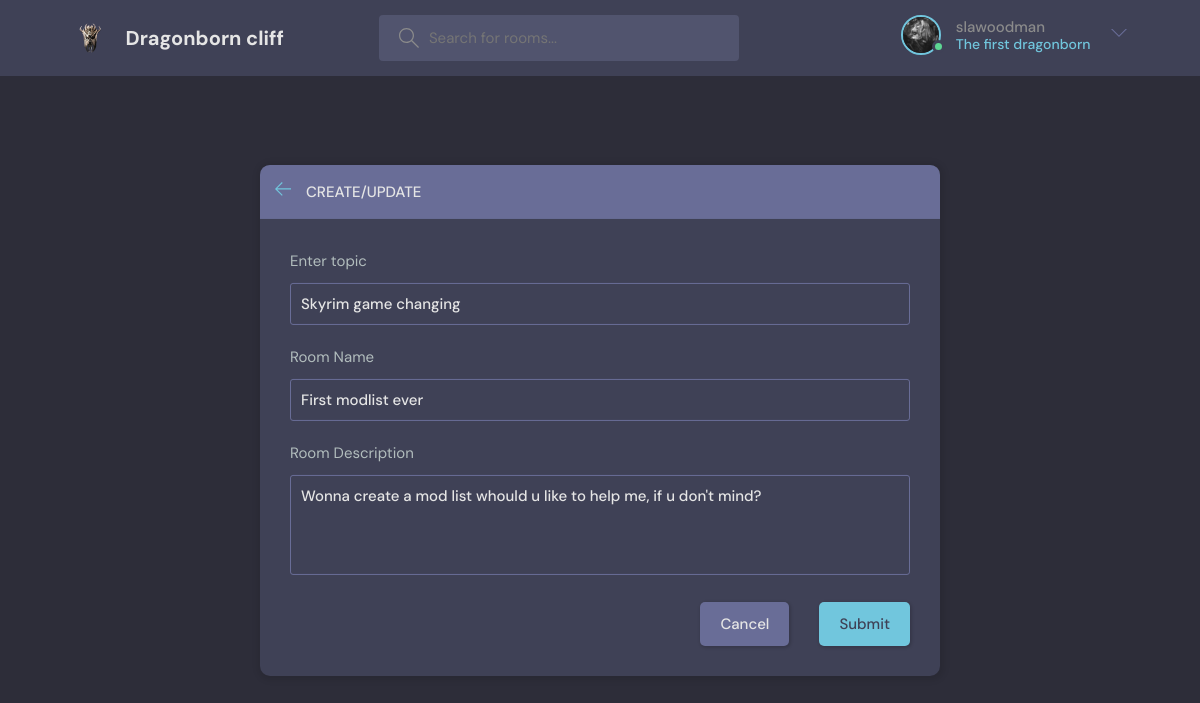
The app's page /update-room/1/ (signed in) with its own data.
### base/models.py (models this page shows, shortened)
class User(AbstractUser):
    name = models.CharField(max_length=200, null=True)
    email = models.EmailField(unique=True, null=True)
    bio = models.TextField(null=True)
    avatar = models.ImageField(null=True, default='avatar.svg')
    USERNAME_FIELD = 'email'
    REQUIRED_FIELDS = []

class Room(models.Model):
    host = models.ForeignKey(User, on_delete=models.SET_NULL, null=True)
    topic = models.ForeignKey(Topic, on_delete=models.SET_NULL, null=True)
    name = models.CharField(max_length=200)
    describe = models.TextField(null=True, blank=True)
    participants = models.ManyToManyField(User, related_name='participants', blank=True)
    update = models.DateTimeField(auto_now=True)
    create = models.DateTimeField(auto_now_add=True)
    class Meta:
        ordering = ['-update', '-create']

class Topic(models.Model):
    name = models.CharField(max_length=200)

### base/views.py (the view, shortened to what this page needs)
# urls.py: path('update-room/<str:pk>/', views.update_room, name='update-room'),
@login_required(login_url = 'login')
def update_room(request, pk):
    room = Room.objects.get(id=pk)
    form = RoomForm(instance=room)
    topics = Topic.objects.all()
    if request.user != room.host:
        return HttpResponse('You are not allowe here!!!')
    context = {'form': form, 'topics':topics, 'room':room}
    return render(request, 'base/room_form.html', context)

### base/forms.py
class RoomForm(ModelForm):
    class Meta:
        model = Room
        fields = '__all__'
        exclude = ['host','participants']

### base/templates/base/room_form.html (shortened to what this page needs)
{% extends 'main.html' %}
{% block content %}
  <main class="create-room layout">
    <div class="container">
      <div class="layout__box">
        <div class="layout__boxHeader">
          <div class="layout__boxTitle">
            <a href="{% url 'home' %}}">
              <svg version="1.1" xmlns="http://www.w3.org/2000/svg" width="32" height="32" viewBox="0 0 32 32">
                <title>arrow-left</title>
                <path
                  d="M13.723 2.286l-13.723 13.714 13.719 13.714 1.616-1.611-10.96-10.96h27.625v-2.286h-27.625l10.965-10.965-1.616-1.607z">
                </path>
              </svg>
            </a>
            <h3>Create/Update </h3>
          </div>
        </div>
        <div class="layout__body">
          <form class="form" action="" method="POST">
            <div class="form__group">
              <label for="room_ropic">Enter topic</label>
              <input required type="text" value="{{room.topic.name}}" name="topic"  list="topic-list" />
            </div>
            <div class="form__group">
              <label for="room_name">Room Name</label>
              {{form.name}}
            </div>
            <div class="form__group">
              <label for="room_name">Room Description</label>
              {{form.describe}}
            </div>
            <div class="form__action">
              <a class="btn btn--dark" href="{% url 'home' %}">Cancel</a>
              <button class="btn btn--main" type="submit">Submit</button>
            </div>
          </form>
        </div>
      </div>
    </div>
  </main>
{% endblock content%}

### templates/navbar.html (shortened to what this page needs)
{% load static%}
<header class="header header--loggedIn">
    <div class="container">
      <a href="{% url 'home'%}" class="header__logo">
        <img src="{%static 'images/skyicon.ico'%}" />
        <h1>Dragonborn cliff</h1>
      </a>
      <form class="header__search" method="GET" action="{% url 'home' %}">
        <label>
          <input name="q" placeholder="Search for rooms..." />
        </label>
      </form>
      <nav class="header__menu">
        {% if request.user.is_authenticated %}
        <div class="header__user">
          <a href="{% url 'user-profile' request.user.id %}">
            <div class="avatar avatar--medium active">
              <img src="{{request.user.avatar.url}}" />
            </div>
            <p>{{request.user.username}}<span>{{request.user.name}}</span></p>
          </a>
          <button class="dropdown-button">
            <svg version="1.1" xmlns="http://www.w3.org/2000/svg" width="32" height="32" viewBox="0 0 32 32">
              <title>chevron-down</title>
              <path d="M16 21l-13-13h-3l16 16 16-16h-3l-13 13z"></path>
            </svg>
          </button>
        </div>
        {% else %}
        <a href="{% url 'login' %}">
          <img src="{% static 'images/avatar.svg' %}" />
          <p>Login</p>
        </a>
      {% endif %}
      </nav>
    </div>
</header>

### records on screen
User: user.avatar (picture), user.username "slawoodman", user.name "The first dragonborn"
Room: topic "Skyrim game changing", name "First modlist ever", describe "Wonna create a mod list whould u like to help me, if u don't mind?"
